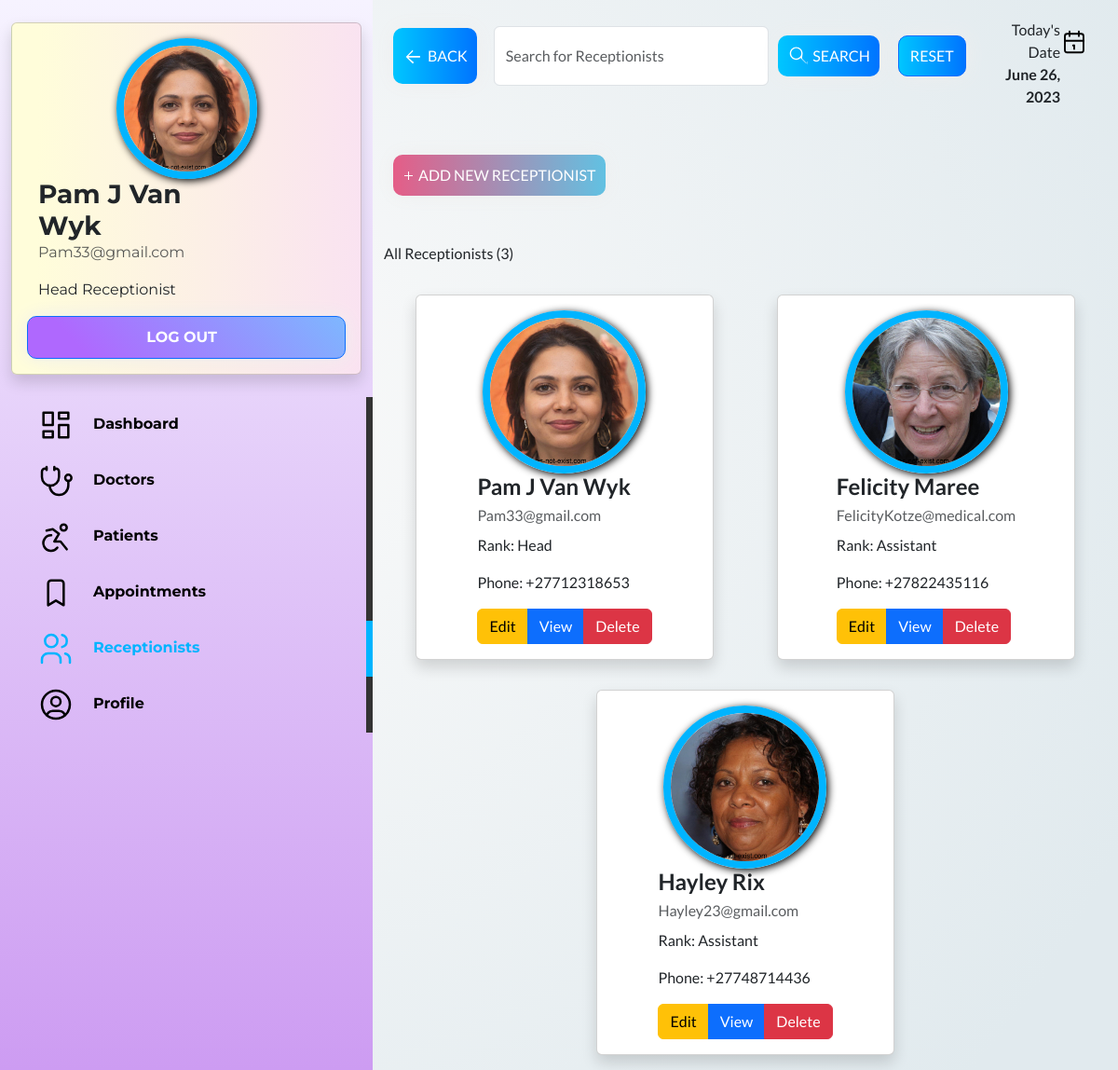
Screenshot of /ReceptionistPortal/receptionists.php (signed in) with the database file from the repository.
### tables this page shows
CREATE TABLE `receptionists` (
  `Receptionists_ID` int(11) NOT NULL,
  `ProfileImage` varchar(50) NOT NULL,
  `Name` varchar(25) NOT NULL,
  `Surname` varchar(25) NOT NULL,
  `Banned` tinyint(1) NOT NULL,
  `DoB` date NOT NULL,
  `Gender` varchar(25) NOT NULL,
  `PhoneNumber` varchar(13) NOT NULL,
  `Email` varchar(50) NOT NULL,
  `Username` varchar(50) NOT NULL,
  `Password` varchar(50) NOT NULL,
  `Rank` varchar(25) NOT NULL
);

### ReceptionistPortal/list-all-receptionists.php (the view, shortened to what this page needs)
<?php
include 'db.php';
$sql = "SELECT * FROM receptionists";
$result = $conn->query($sql);
while ($row = $result->fetch_assoc()) {
    echo '<div class="card shadow rounded m-3 mx-auto" style="width: 20rem;">';
    echo '<div class="card-body mx-auto">';
    if ($row['Receptionists_ID'] == $_GET['Receptionists_ID']) {
        echo '<form class="form-inline m-2" id="form-update-img" action="" enctype="multipart/form-data" method="post">';
        echo '<div class="upload">';
        $id = $row["Receptionists_ID"];
        $name = $row["Name"];
        $surname = $row["Surname"];
        $image = $row["ProfileImage"];
        echo '<label for="Picture">Profile Image:</label>';
        echo '<img src="profile_img/' . $image . '" class="img-fluid rounded-circle" alt="Profile Image" title="' . $image . '">';
        echo '<div class="round">';
        echo '<input type="hidden" name="id" value="' . $id . '">';
        echo '<input type="hidden" name="name" value="' . $name . '">';
        echo '<input type="hidden" name="surname" value="' . $surname . '">';
        echo '<input type="file" class="form-control-file" id="image" name="image" accept = ".jpg, .jpeg, .png">';
        echo '<i class="fa fa-camera" style="color: #fff;"></i>';
        echo '</div>';
        echo '</div>';
        echo '</form>';
        echo '<form class="form-inline m-2" action="update-receptionist.php" method="POST">';
        echo '<label for="Name">Name:</label>';
        echo '<h5 class="card-title"><input type="text" class="form-control" name="Name" value="' . $row['Name'] . '" required></h5>';
        echo '<label for="Surname">Surname:</label>';
        echo '<h5 class="card-title"><input type="text" class="form-control" name="Surname" value="' . $row['Surname'] . '" required></h5>';
        echo '<label for="Rank">Rank:</label>';
        echo '<p class="card-text"><input type="text" class="form-control" name="Rank" value="' . $row['Rank'] . '" required></p>';
        echo '<label for="DoB">DoB:</label>';
        echo '<input type="date" class="form-control" name="DoB" value="' . $row['DoB'] . '" required>';
        echo '<label for="Gender">Gender:</label>';
        echo '<p class="card-text"><input type="text" class="form-control" name="Gender" value="' . $row['Gender'] . '" required></p>';
        echo '<label for="Email">Email:</label>';
        echo '<p class="card-text"><input type="email" class="form-control" name="Email" value="' . $row['Email'] . '" required></p>';
        echo '<label for="PhoneNumber">Phone:</label>';
        echo '<p class="card-text"><input type="text" class="form-control" name="PhoneNumber" value="' . $row['PhoneNumber'] . '" required></p>';
        echo '<label for="Username">Username:</label>';
        echo '<p class="card-text"><input type="text" class="form-control" name="Username" value="' . $row['Username'] . '" required autocomplete="off"></p>';
        echo '<label for="Password">Password:</label>';
        echo '<p class="card-text"><input type="text" class="form-control" name="Password" value="' . $row['Password'] . '" required autocomplete="off"></p>';
        echo '<label for="Password">Banned:</label>';
        echo '<p class="card-text"><input type="number" class="form-control" name="Banned" value="' . $row['Banned'] . '" required autocomplete="off"></p>';
        echo '<div class="btn-group" role="group" aria-label="Actions">';
        echo '<button type="submit" class="btn btn-success">Save</button>';
        echo '<input type="hidden" name="Receptionists_ID" value="' . $row['Receptionists_ID'] . '">';
        echo '</form>';
    } else {
        echo '<div class="upload grow">';
        echo '<img src="profile_img/' . $row['ProfileImage'] . '" class="img-fluid rounded-circle" alt="Profile Image" title="' . $row['ProfileImage'] . '">';
        echo '</div>';
        echo '<h4 class="card-title bbold">' . $row['Name'] . ' ' . $row['Surname'] . '</h4>';
        echo '<p class="card-subtitle mb-2 text-muted">' . $row['Email'] . '</p>';
        echo '<p class="card-text">Rank: ' . $row['Rank'] . '</p>';
        echo '<p class="card-text">Phone: ' . $row['PhoneNumber'] . '</p>';
        echo '<div class="btn-group" role="group" aria-label="Actions">';
        echo '<a class="btn btn-warning" onclick="toggleForm()" href="?action=edit&Receptionists_ID=' . $row['Receptionists_ID'] . '" role="button">Edit</a>';
    }
    echo '<button type="button" class="btn btn-primary" data-bs-toggle="modal" data-bs-target="#ModalView" id="' . $row['Receptionists_ID'] . '" onClick="showDetailsReceptionist(this);">';
    echo 'View';
    echo '</button>';
    echo '<a class="btn btn-danger" href="delete-receptionist.php?Receptionists_ID=' . $row['Receptionists_ID'] . '" role="button">Delete</a>';
    echo '</div>';
    echo '</div>';
    echo '</div>';
}
?>

### ReceptionistPortal/receptionists.php (shortened to what this page needs)
<?php
if (isset($_SESSION['Receptionists_ID']) && isset($_SESSION['Username'])) {
    ?>
    <!DOCTYPE html>
    <html lang="en">
    <head>
        <link href="https://cdn.jsdelivr.net/npm/bootstrap@5.3.0/dist/css/bootstrap.min.css" rel="stylesheet"
>
        <link rel="stylesheet" href="main.css">
        <link rel="stylesheet" href="https://cdnjs.cloudflare.com/ajax/libs/font-awesome/4.7.0/css/font-awesome.min.css">
    </head>
    <body>
        <div class="c-navbar">
            <div class="container">
                <br>
                <div class="container">
                    <div class="row">
                        <div class="card shadow profile-disco">
                            <div class="card-body">
                                <div class="row">
                                    <?php
                                    include 'db.php';
                                    $sql = "SELECT * FROM receptionists WHERE Receptionists_ID = $_SESSION[Receptionists_ID]";
                                    $result = $conn->query($sql);
                                    while ($row = $result->fetch_assoc()) {
                                        echo '<div class="col-md-12">';
                                        echo '<div class="row">';
                                        echo '<div class="col-md-4 upload">';
                                        echo '<img src="profile_img/' . $row['ProfileImage'] . '" class="img-fluid rounded-circle" alt="Profile Image">';
                                        echo '</div>';
                                        echo '<div class="col-md-8">';
                                        echo '<h3 class="mb-0"><strong>' . $row['Name'] . ' ' . $row['Surname'] . '</strong></h3>';
                                        echo '<p class="text-muted">' . $row['Email'] . '</p>';
                                        echo '<p>' . $row['Rank'] . ' Receptionist</p>';
                                        echo '</div>';
                                        echo '<a href="logout.php" class="btn btn-primary btn-grad3 btn-add" role="button" style="padding-left: 0px;"><strong>Log Out</strong></a>';
                                        echo '</div>';
                                        echo '</div>';
                                    }
                                    ?>
                                </div>
                            </div>
                        </div>
                    </div>
                </div>
            </div>
            <br>
            <a class="nav-item" href="dashboard.php">
                Dashboard</a>
            <a class="nav-item" href="doctors.php">
                Doctors</a>
            <a class="nav-item" href="patients.php">
                Patients</a>
            <a class="nav-item" href="appointments.php">
                Appointments</a>
            <a class="nav-item active-nav" href="receptionists.php">
                Receptionists</a>
            <a class="nav-item" href="profile.php">
                Profile</a>
        </div>
        <div class="container content-div">
            <div class="row">
                <div class="col-md-10">
                    <div class="form-inline d-flex">
                        <button class="back-button btn btn-primary btn-grad2" type="button" onclick="goBack()">
                            <svg class="back-icon" viewBox="0 0 24 24">
                                <path d="M20.59 12H6.83l5.59-5.59L12 5l-8 8 8 8 1.41-1.41L6.83 14h13.76z"></path>
                            </svg>
                            Back
                        </button>
                        <form class="m-2 d-flex width-full" action="receptionists.php" enctype="multipart/form-data"
                            method="POST">
                            <input type="text" class="form-control mr-sm-2" placeholder="Search for Receptionists"
                                id="search" name="search">
                            <button type="submit" class="btn btn-primary search-btn btn-grad2 search-button" type="button">
                                Search
                            </button>
                            <button type="submit" class="btn btn-primary search-btn btn-grad2" type="button">Reset</button>
                        </form>
                    </div>
                </div>
                <div class="col-md-2 d-flex text-end">
                    <div>
                        Today's Date
                        <br>
                        <?php
                        $today = date("F j, Y");
                        echo '<b>' . $today . '</b>';
                        ?>
                    </div>
                </div>
            </div>
            <div>
                <div class="spacer"></div>
                <button class="add-doctor-button btn btn-primary btn-grad" id="openFormButton" type="button">
                    <svg class="plus-icon" viewBox="0 0 24 24">
                        <path d="M12 4V12H4V14H12V22H14V14H22V12H14V4H12Z"></path>
                    </svg>
                    Add New Receptionist
                </button>
                <div class="spacer"></div>
                <?php
                if (isset($_POST["search"])) {
                    require "search-receptionists.php";
                    if (count($results) > 0) {
                        $length = count($results);
                        echo '<p>All Receptionists (' . $length . ')</p>';
                    } else {
                        echo '<p>All Receptionists (0)</p>';
                    }
                } else {
                    include 'db.php';
                    $query = "SELECT COUNT(*) as total_records FROM receptionists";
                    $result = mysqli_query($conn, $query);
                    $row = mysqli_fetch_assoc($result);
                    $totalRecords = $row['total_records'];
                    echo '<p>All Receptionists (' . $totalRecords . ')</p>';
                }
                ?>
                <div class="container">
                    <div class="row">
                        <?php
                        if (isset($_POST["search"])) {
                            require "search-receptionists.php";
                            if (count($results) > 0) {
                                foreach ($results as $row) {
                                    echo '<div class="card shadow rounded m-3 mx-auto" style="width: 20rem;">';
                                    echo '<div class="card-body mx-auto">';
                                    echo '<div class="upload grow">';
                                    echo '<img src="profile_img/' . $row['ProfileImage'] . '" class="img-fluid rounded-circle" alt="Profile Image" title="' . $row['ProfileImage'] . '">';
                                    echo '</div>';
                                    echo '<h4 class="card-title bbold">' . $row['Name'] . ' ' . $row['Surname'] . '</h4>';
                                    echo '<p class="card-subtitle mb-2 text-muted">' . $row['Email'] . '</p>';
                                    echo '<p class="card-text">Rank: ' . $row['Rank'] . '</p>';
                                    $currentDate = date_create();
                                    $birthdate = date_create($row['DoB']);
                                    $age = $birthdate->diff($currentDate);
                                    $ageInYears = $age->y;
                                    echo '<p class="card-text">Phone: ' . $row['PhoneNumber'] . '</p>';
                                    echo '<div class="btn-group" role="group" aria-label="Actions">';
                                    echo '<a class="btn btn-warning" onclick="toggleForm()" href="?action=edit&Receptionists_ID=' . $row['Receptionists_ID'] . '" role="button">Edit</a>';
                                    echo '
                                    <script>
                                        window.addEventListener("beforeunload", function() {
                                            localStorage.setItem("scrollPos", window.pageYOffset);
                                        });
                                        window.addEventListener("load", function() {
                                            var scrollPos = localStorage.getItem("scrollPos");
                                            if (scrollPos) {
                                                window.scrollTo(0, scrollPos);
                                                localStorage.removeItem("scrollPos");
                                            }
                                        });
                                    </script>';
                                    echo '<button type="button" class="btn btn-primary" data-bs-toggle="modal" data-bs-target="#ModalView" id="' . $row['Receptionists_ID'] . '" onClick="showDetailsReceptionist(this);">';
                                    echo 'View';
                                    echo '</button>';
                                    echo '<a class="btn btn-danger" href="delete-receptionist.php?Receptionists_ID=' . $row['Receptionists_ID'] . '" role="button">Delete</a>';
                                    echo '</div>';
                                    echo '</div>';
                                    echo '</div>';
                                }
                            } else {
                                echo "No results found";
                            }
                        } else {
                            include 'list-all-receptionists.php';
                        }
                        ?>
                    </div>
                </div>
            </div>
        </div>
    </body>
    </html>
    <?php
} else {
    header("Location: index.php");
    exit();
}
?>

### rows the page displays
receptionists: ProfileImage (picture), Name "Pam J", Surname "Van Wyk", Email "Pam33@gmail.com", Rank "Head", PhoneNumber "+27712318653"
receptionists: ProfileImage (picture), Name "Felicity", Surname "Maree", Email "FelicityKotze@medical.com", Rank "Assistant", PhoneNumber "+27822435116"
receptionists: ProfileImage (picture), Name "Hayley", Surname "Rix", Email "Hayley23@gmail.com", Rank "Assistant", PhoneNumber "+27748714436"

### other values shown
$totalRecords "3"
